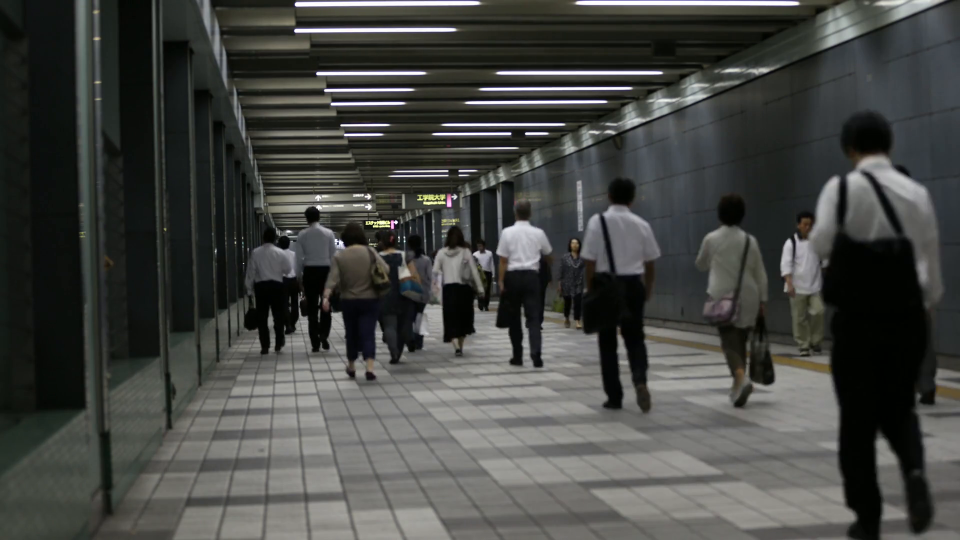
#> input picture frame 12 of videos/Airport.mp4, 1920 x 1080 px, given in place of Bees.mp4, which was not available (shown at 1/2 size)
$ python VideoTransition.py
#> lines starting #> are read from the running program, lines starting #| are printed output that depends on the picture; pictures that were not available may be replaced by others from this repository, and a replacement may not be noted
import cv2
import numpy as np

# Create a VideoCapture object and read from input file
# If the input is the camera, pass 0 instead of the video file name
cap1 = cv2.VideoCapture('videos/Bees.mp4')
cap2 = cv2.VideoCapture('videos/Sand.mp4')

# Check if camera opened successfully
if (cap1.isOpened() == False):
  print("Error opening video stream or file")

i = 2
vel = 0.02

# Read until video is completed
while(cap2.isOpened()):
  # Capture frame-by-frame
  ret, frame1 = cap1.read()
#> frame1 is the input picture: shape (1080, 1920, 3); mean B, G, R 66.7, 69.8, 68.4
  frame1 = cv2.resize(frame1, (720, 480), fx = 0, fy = 0, interpolation = cv2.INTER_CUBIC)
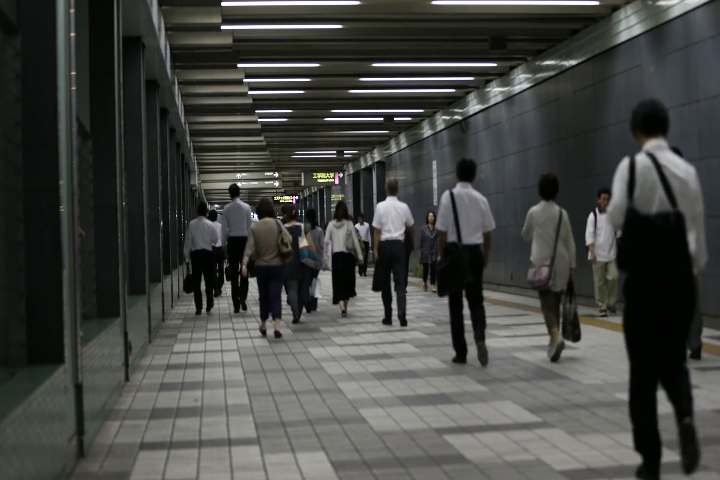
#> frame1: shape (480, 720, 3); mean B, G, R 66.7, 69.7, 68.3
  ret, frame2 = cap2.read()
  frame2 = cv2.resize(frame2, (720, 480), fx = 0, fy = 0, interpolation = cv2.INTER_CUBIC)

  height, width = frame1.shape[:2]
#> height = 480; width = 720

  if ret == True:
    # Display the resulting frame
    #quarter_height = height/2
    width_variation = width-i*width
#> width_variation = -720
    T = np.float32([[1, 0, width_variation], [0, 1, 0]])
#> T = [[1, 0, -720], [0, 1, 0]]

    # We use warpAffine to transform
    # the image using the matrix, T
    mashup = np.concatenate((frame2, frame1), axis=1)
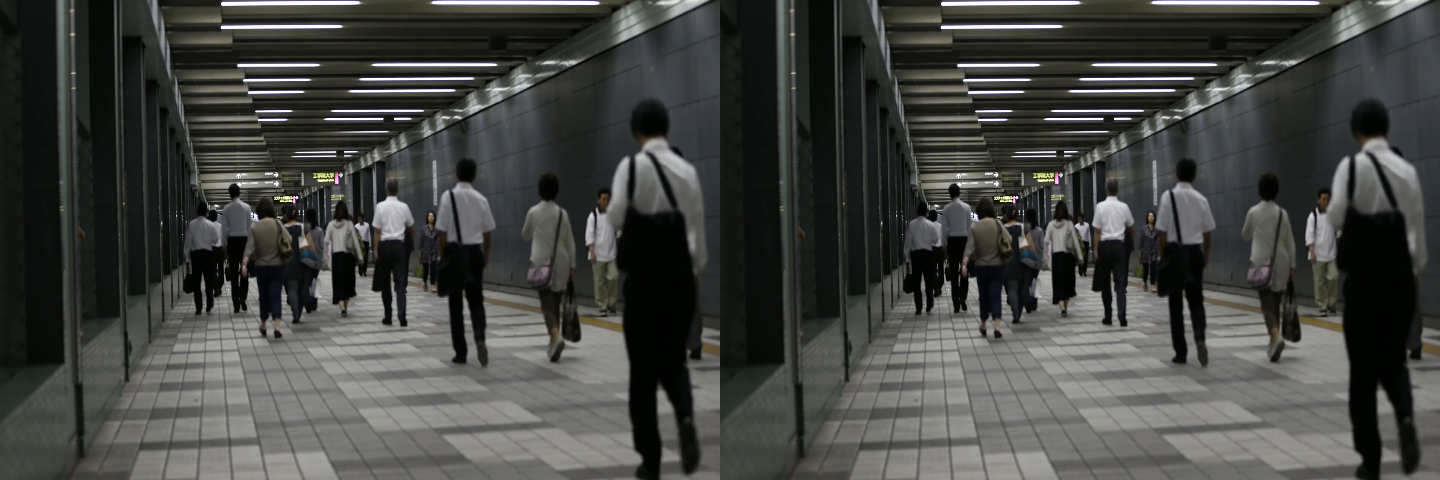
#> mashup: shape (480, 1440, 3); mean B, G, R 66.7, 69.7, 68.3

    img_translation = cv2.warpAffine(mashup, T, (width, height))

    cv2.imshow('Translation', img_translation)
    cv2.waitKey(10)

    i = i - vel
    print(i)

    if i <= 1:
      i=1
      vel = 0
    if cv2.waitKey(10) & 0xFF == ord('q'):
#> (key q is pressed here)
          break

  # Break the loop
  else:
    break

# When everything done, release the video capture object
cap1.release()
cap2.release()
# Closes all the frames
cv2.destroyAllWindows()

$ run again, starting later in the video
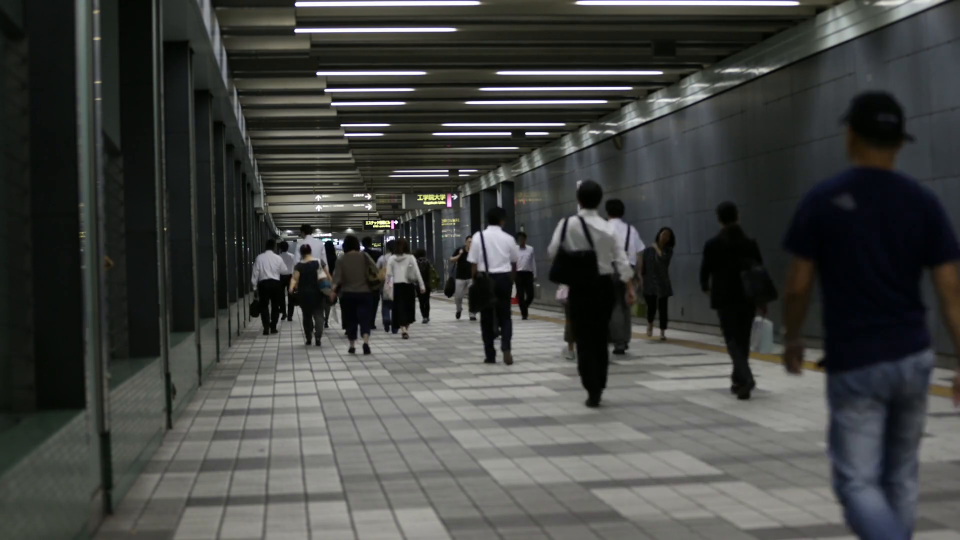
#> input picture frame 54 of videos/Airport.mp4, 1920 x 1080 px, given in place of Bees.mp4, which was not available (shown at 1/2 size)
#> frame1 is the input picture: shape (1080, 1920, 3); mean B, G, R 66.2, 68.5, 67
#> `frame1 = cv2.resize(frame1, (720, 480), fx = 0, fy = 0, interpolation ..`:
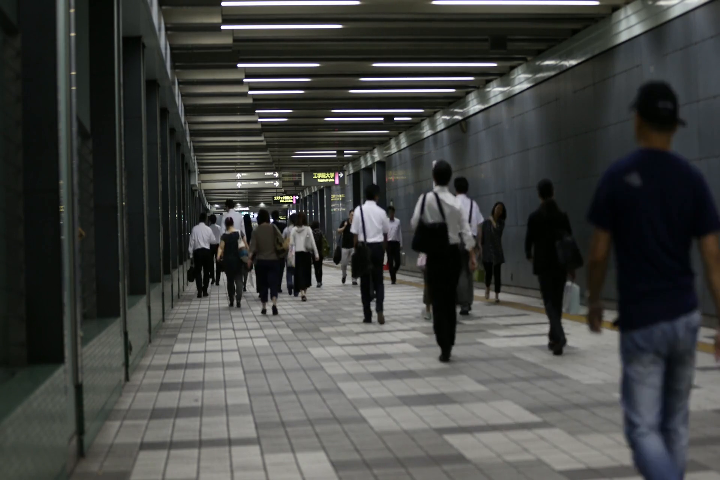
#> frame1: shape (480, 720, 3); mean B, G, R 66.1, 68.4, 67
#> `mashup = np.concatenate((frame2, frame1), axis=1)`:
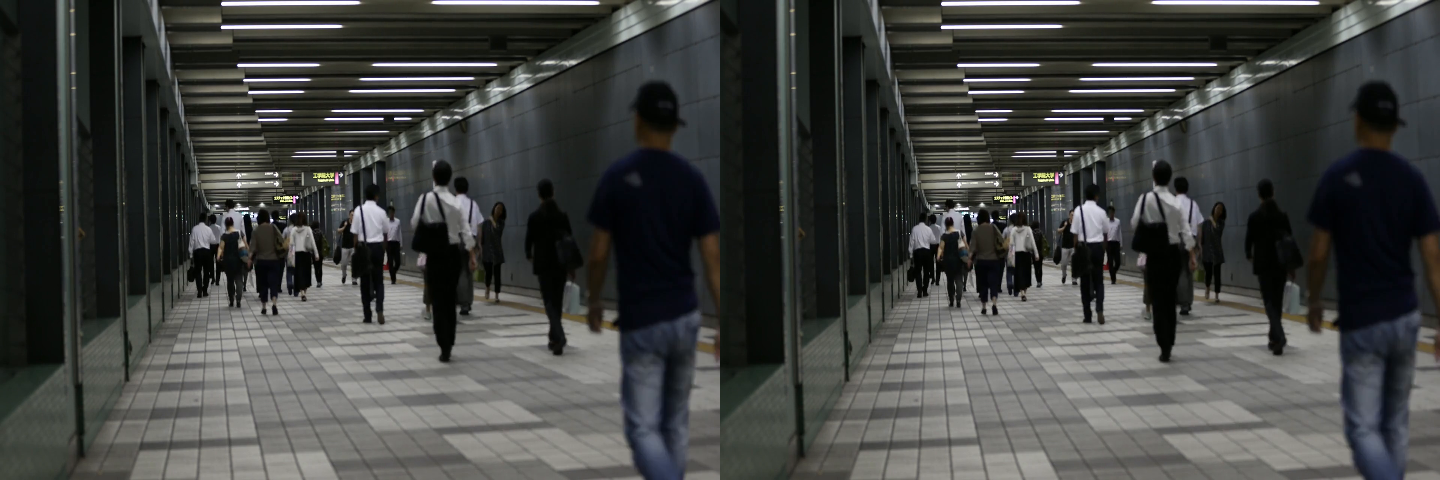
#> mashup: shape (480, 1440, 3); mean B, G, R 66.1, 68.4, 67

$ run again, starting later in the video
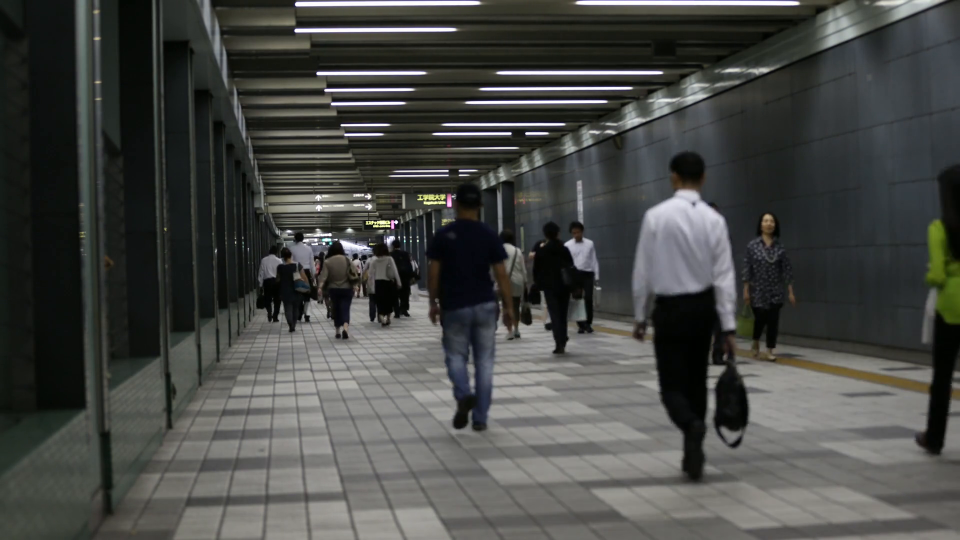
#> input picture frame 96 of videos/Airport.mp4, 1920 x 1080 px, given in place of Bees.mp4, which was not available (shown at 1/2 size)
#> frame1 is the input picture: shape (1080, 1920, 3); mean B, G, R 68.9, 71.7, 70.3
#> `frame1 = cv2.resize(frame1, (720, 480), fx = 0, fy = 0, interpolation ..`:
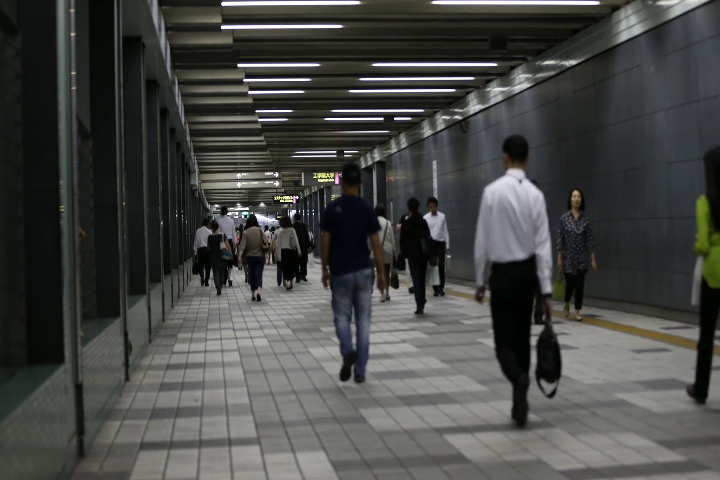
#> frame1: shape (480, 720, 3); mean B, G, R 68.9, 71.6, 70.2
#> `mashup = np.concatenate((frame2, frame1), axis=1)`:
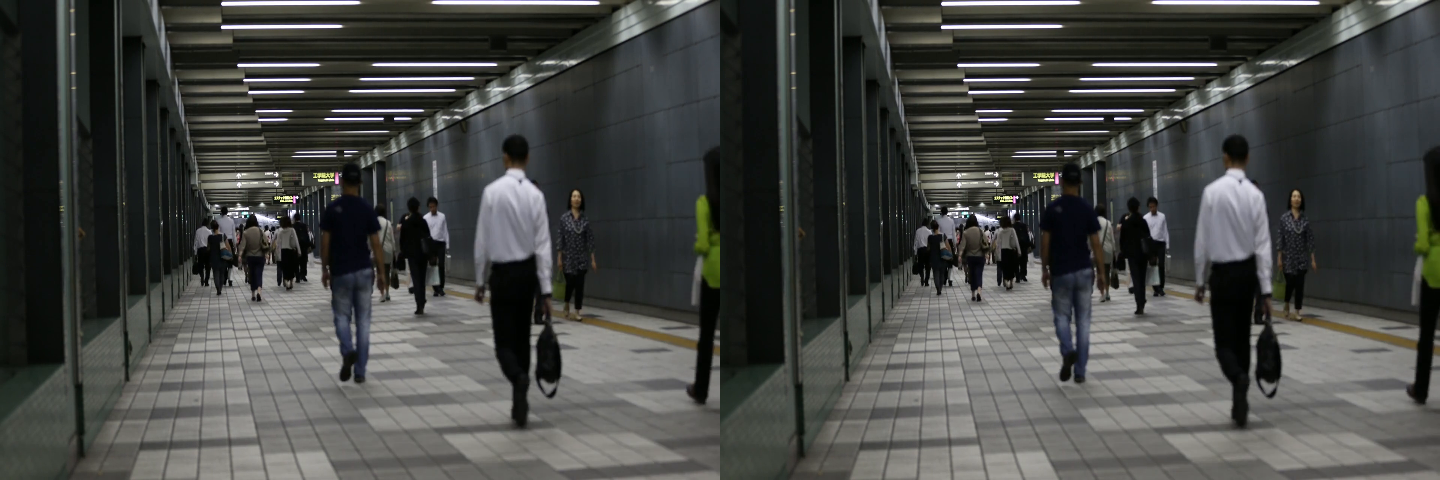
#> mashup: shape (480, 1440, 3); mean B, G, R 68.9, 71.6, 70.2
